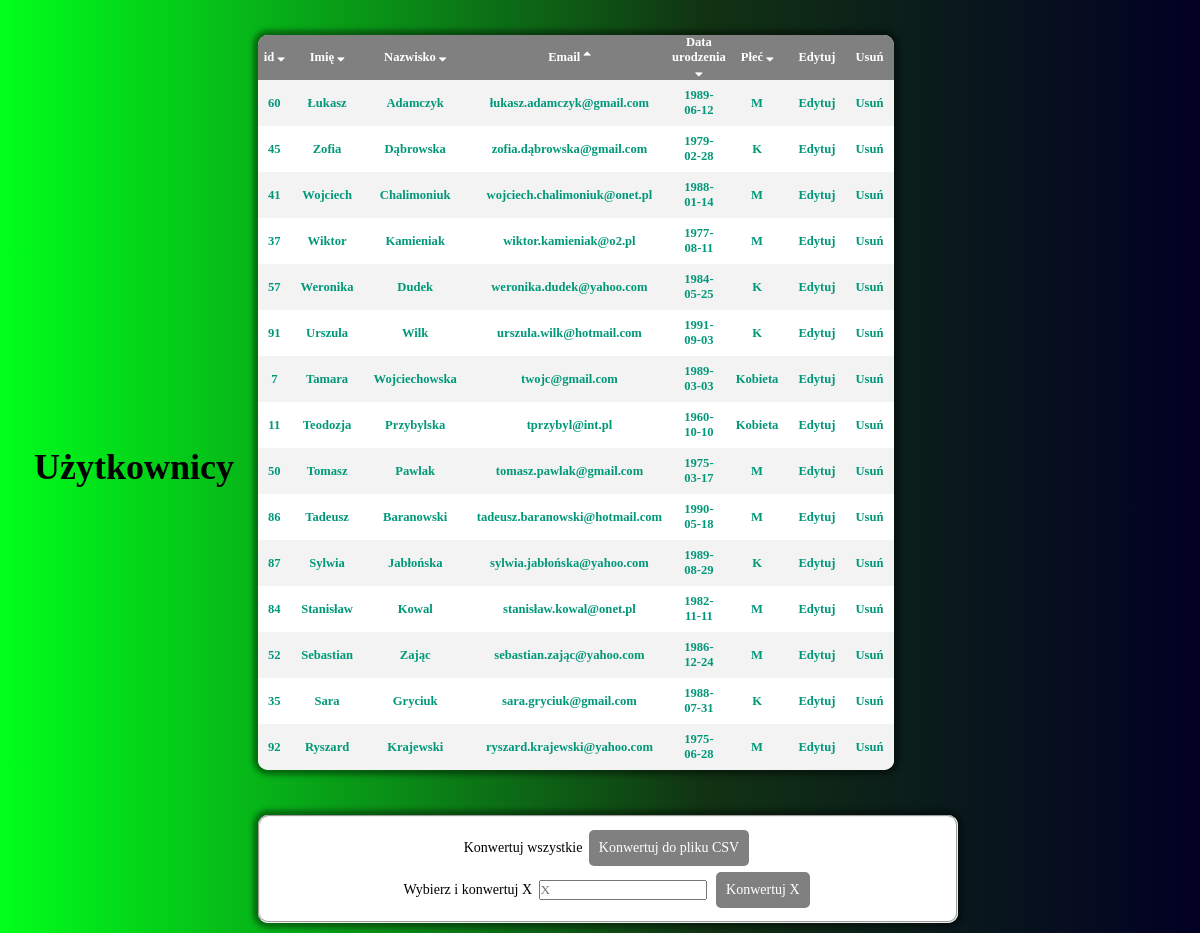
The app's page /formularz-main/sortByEmail.php with its own data.
### tables this page shows
CREATE TABLE `tbl_users` (
  `id` int(11) NOT NULL,
  `fldEmail` varchar(255) NOT NULL,
  `fldPhone` varchar(11) NOT NULL,
  `fldFirstName` varchar(60) NOT NULL,
  `fldLastName` varchar(60) NOT NULL,
  `fldPassword` varchar(60) NOT NULL,
  `fldBirthDate` date NOT NULL,
  `fldBirthPlace` varchar(60) NOT NULL,
  `fldWeight` int(3) NOT NULL,
  `fldHeight` int(3) NOT NULL,
  `fldSex` varchar(15) NOT NULL
);

### formularz-main/sortByEmail.php (the view, shortened to what this page needs)
<!DOCTYPE html>
<html>
  <head>
    <link rel="stylesheet" media="screen" href="style21.php" />
    <link rel="stylesheet" href="https://cdnjs.cloudflare.com/ajax/libs/font-awesome/4.7.0/css/font-awesome.min.css">
  </head>
  <body>
    <header>
      <section class="header">
        <a href="history.php"><h1>Użytkownicy</h1></a>
      </section>
    </header>
    <main>
      <section class="container">
      <div id="history">
        <?php
          require_once "connect.php";
          try {
            $con = new mysqli($HOSTNAME, $USERNAME, $PASSWORD, $DATABASE);
            if($con->connect_errno != 0) {
              throw new Exception(mysqli_connect_errno());
              } else {
                $sql1 = "SELECT id, fldFirstName, fldLastName, fldEmail, fldBirthDate, fldSex FROM tbl_users ORDER BY fldEmail DESC LIMIT 15";
                $result = $con->query($sql1);
                if ($result->num_rows > 0) {
                  echo "<table class='mainTable'>";
                  echo "<tbody>
                  <tr>
                  <th style='padding: 2px; width: 8%;'><a href='sortByIdAsc.php'>id <i class='fa fa-sort-down'></i></th>
                  <th style='width: 16%;'><a href='sortByFirstNameAsc.php'>Imię <i class='fa fa-sort-down'></i></a></th>
                  <th style='width: 25%;'><a href='sortbyLastNameAsc.php'>Nazwisko <i class='fa fa-sort-down'></i></a></th>
                  <th><a href='sortByEmailAsc.php'>Email <i class='fa fa-sort-up'></i></a></th>
                  <th style='width: 13%;'><a href='sortByBirthDate.php'>Data urodzenia <i class='fa fa-sort-down'></i></a></th>
                  <th><a href='sortBySexAsc.php'>Płeć <i class='fa fa-sort-down'></i></a></th>
                  <th>Edytuj</th>
                  <th>Usuń</th>
                  </tr>";
                  while ($row = $result->fetch_assoc()) {
                    echo "<tr class='active-row'>";
                    echo "<td id='ids'>" . $row["id"] . "</td>";
                    echo "<td id='firstFldName'>" . $row["fldFirstName"] . "</td>";
                    echo "<td>" . $row["fldLastName"] . "</td>";
                    echo "<td>" . $row["fldEmail"] . "</td>";
                    echo "<td>" . $row["fldBirthDate"] . "</td>";
                    echo "<td>" . $row["fldSex"] . "</td>";
                    echo "<td class='blue'>" . "<a class='btnEdit' href='edit.php?id=$row[id]'>Edytuj" ."</td>";
                    echo "<td class='red'>" . "<a class='btnDelete' href='delete.php?id=$row[id]'>Usuń" . "</td>";
                    echo "</tr>";
                    }
                    echo "</tbody></table>";
                  } else {
                      echo "Brak wyników";
                  }
              }
          } catch(Exception $e) {
            echo 'Error occured!';
          }
        ?>
      </div>
      </section>
      <section id="button">
    </section>
  <form method="post">
    <fieldset>
      <label for="csvAll">Konwertuj wszystkie</label>
        <input type="submit" id="csvAll" name="csvAll" value="Konwertuj do pliku CSV"><br>
      <label>Wybierz i konwertuj X</label>
        <input type="text" name="chooseX" id="chooseX" placeholder="X">
        <input type="submit" id="csvX" name="csvX" value="Konwertuj X">
    </fieldset>
  </form>
    </main>
  </body>
</html>

### records on screen
tbl_users: id "60", fldFirstName "Łukasz", fldLastName "Adamczyk", fldEmail "łukasz.adamczyk@gmail.com", fldBirthDate "1989-06-12", fldSex "M"
tbl_users: id "45", fldFirstName "Zofia", fldLastName "Dąbrowska", fldEmail "zofia.dąbrowska@gmail.com", fldBirthDate "1979-02-28", fldSex "K"
tbl_users: id "41", fldFirstName "Wojciech", fldLastName "Chalimoniuk", fldEmail "wojciech.chalimoniuk@onet.pl", fldBirthDate "1988-01-14", fldSex "M"
tbl_users: id "37", fldFirstName "Wiktor", fldLastName "Kamieniak", fldEmail "wiktor.kamieniak@o2.pl", fldBirthDate "1977-08-11", fldSex "M"
tbl_users: id "57", fldFirstName "Weronika", fldLastName "Dudek", fldEmail "weronika.dudek@yahoo.com", fldBirthDate "1984-05-25", fldSex "K"
tbl_users: id "91", fldFirstName "Urszula", fldLastName "Wilk", fldEmail "urszula.wilk@hotmail.com", fldBirthDate "1991-09-03", fldSex "K"
tbl_users: id "7", fldFirstName "Tamara", fldLastName "Wojciechowska", fldEmail "twojc@gmail.com", fldBirthDate "1989-03-03", fldSex "Kobieta"
tbl_users: id "11", fldFirstName "Teodozja", fldLastName "Przybylska", fldEmail "tprzybyl@int.pl", fldBirthDate "1960-10-10", fldSex "Kobieta"
tbl_users: id "50", fldFirstName "Tomasz", fldLastName "Pawlak", fldEmail "tomasz.pawlak@gmail.com", fldBirthDate "1975-03-17", fldSex "M"
tbl_users: id "86", fldFirstName "Tadeusz", fldLastName "Baranowski", fldEmail "tadeusz.baranowski@hotmail.com", fldBirthDate "1990-05-18", fldSex "M"
tbl_users: id "87", fldFirstName "Sylwia", fldLastName "Jabłońska", fldEmail "sylwia.jabłońska@yahoo.com", fldBirthDate "1989-08-29", fldSex "K"
tbl_users: id "84", fldFirstName "Stanisław", fldLastName "Kowal", fldEmail "stanisław.kowal@onet.pl", fldBirthDate "1982-11-11", fldSex "M"
tbl_users: id "52", fldFirstName "Sebastian", fldLastName "Zając", fldEmail "sebastian.zając@yahoo.com", fldBirthDate "1986-12-24", fldSex "M"
tbl_users: id "35", fldFirstName "Sara", fldLastName "Gryciuk", fldEmail "sara.gryciuk@gmail.com", fldBirthDate "1988-07-31", fldSex "K"
tbl_users: id "92", fldFirstName "Ryszard", fldLastName "Krajewski", fldEmail "ryszard.krajewski@yahoo.com", fldBirthDate "1975-06-28", fldSex "M"
